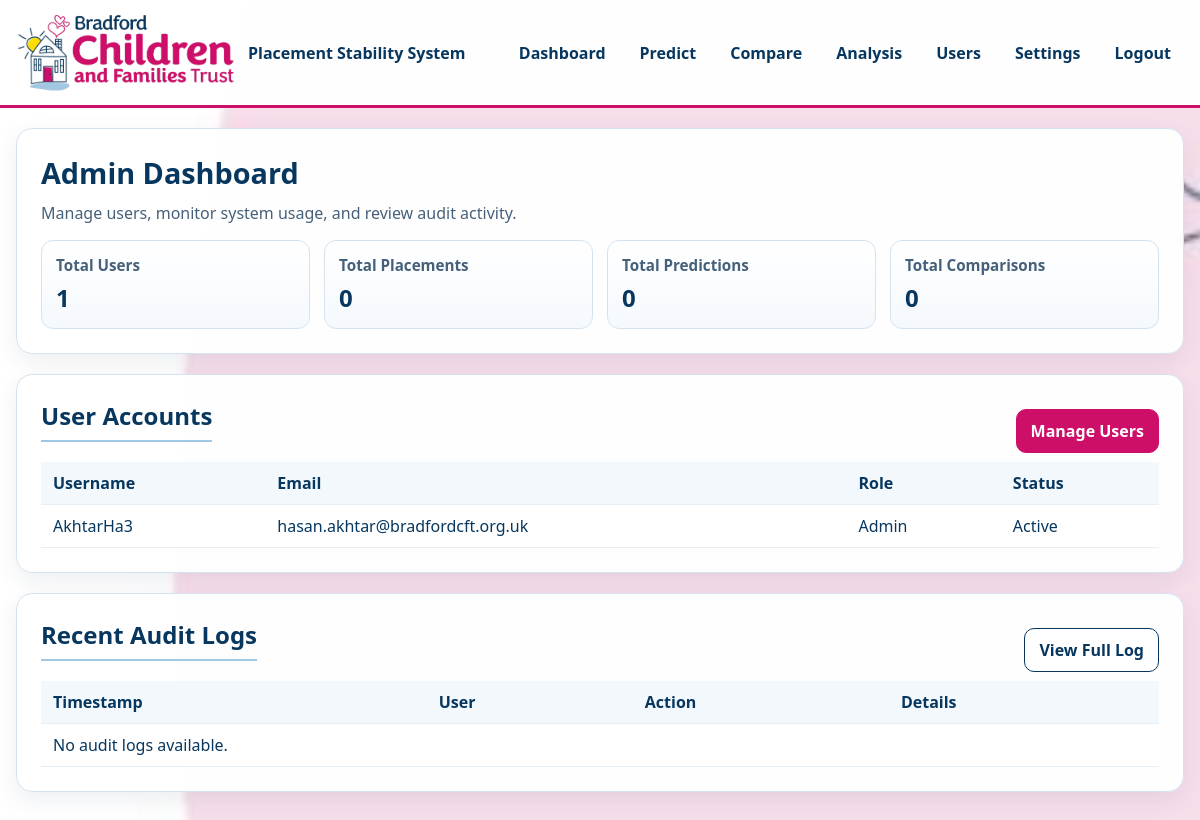
Screenshot of /admin-dashboard (signed in) with the database file from the repository.
### tables this page shows
CREATE TABLE users (
        id INTEGER PRIMARY KEY AUTOINCREMENT,
        username TEXT UNIQUE NOT NULL,
        email TEXT UNIQUE NOT NULL,
        password_hash TEXT NOT NULL,
        role TEXT NOT NULL DEFAULT 'staff',
        is_active INTEGER DEFAULT 1,
        created_at TIMESTAMP DEFAULT CURRENT_TIMESTAMP,
        last_login TIMESTAMP
    );

### app/routes.py (the view)
@app.route('/admin-dashboard')
@role_required('admin')
def admin_dashboard():
    users = get_all_users(connection)
    system_stats = get_system_statistics(connection)
    audit_logs = get_recent_audit_logs(connection, limit=20)
    return render_template('admin_dashboard.html',
                         users=users,
                         system_stats=system_stats,
                         audit_logs=audit_logs)

### app/__init__.py (called while the page is built)
def create_app():
    app = Flask(__name__)
    app.config['SECRET_KEY'] = os.environ.get('SECRET_KEY', 'dev-secret-key-change-in-production')
    app.config['MAX_CONTENT_LENGTH'] = 16 * 1024 * 1024  # 16MB max file size
    csrf.init_app(app)
    login_manager.init_app(app)
    login_manager.login_view = 'app.login'
    login_manager.login_message = 'Please log in to access this page.'
    login_manager.login_message_category = 'info'
    @login_manager.user_loader
    def load_user(user_id):
        from .models import get_user_by_id, create_connection
        db_path = os.path.join(os.path.dirname(__file__), 'static', 'placements.db')
        connection = create_connection(db_path)
        return get_user_by_id(connection, int(user_id))
    from .routes import app as routes_blueprint
    app.register_blueprint(routes_blueprint)
    return app

### app/models.py (called while the page is built)
def create_connection(path):
    connection = None
    try:
        connection = sqlite3.connect(path, check_same_thread=False)
        connection.row_factory = sqlite3.Row  # Enable dict-like access
        print("Connection to SQLite DB successful")
    except Error as e:
        print(f"The error '{e}' occurred")
    return connection

def get_user_by_id(connection, user_id):
    query = "SELECT * FROM users WHERE id = ?"
    cursor = connection.cursor()
    cursor.execute(query, (user_id,))
    row = cursor.fetchone()
    if row:
        return User(row['id'], row['username'], row['email'], row['role'], row['is_active'])
    return None

def get_all_users(connection):
    query = "SELECT id, username, email, role, is_active, created_at FROM users ORDER BY created_at DESC"
    cursor = connection.cursor()
    cursor.execute(query)
    return cursor.fetchall()

def get_recent_audit_logs(connection, limit=20):
    query = """
    SELECT a.*, u.username
    FROM audit_logs a
    LEFT JOIN users u ON a.user_id = u.id
    ORDER BY a.timestamp DESC
    LIMIT ?
    """
    cursor = connection.cursor()
    cursor.execute(query, (limit,))
    return cursor.fetchall()

def get_system_statistics(connection):
    query = """
    SELECT
        (SELECT COUNT(*) FROM users) as total_users,
        (SELECT COUNT(*) FROM placements) as total_placements,
        (SELECT COUNT(*) FROM predictions) as total_predictions,
        (SELECT COUNT(*) FROM comparisons) as total_comparisons
    """
    cursor = connection.cursor()
    cursor.execute(query)
    return cursor.fetchone()

### templates/admin_dashboard.html (shortened to what this page needs)
{% extends "base.html" %}
{% block content %}
    <section class="panel">
        <h1>Admin Dashboard</h1>
        <p class="muted">Manage users, monitor system usage, and review audit activity.</p>
        <div class="stat-grid">
            <article class="stat-card">
                <h2>Total Users</h2>
                <p>{{ system_stats.total_users if system_stats else 0 }}</p>
            </article>
            <article class="stat-card">
                <h2>Total Placements</h2>
                <p>{{ system_stats.total_placements if system_stats else 0 }}</p>
            </article>
            <article class="stat-card">
                <h2>Total Predictions</h2>
                <p>{{ system_stats.total_predictions if system_stats else 0 }}</p>
            </article>
            <article class="stat-card">
                <h2>Total Comparisons</h2>
                <p>{{ system_stats.total_comparisons if system_stats else 0 }}</p>
            </article>
        </div>
    </section>
    <section class="panel">
        <div class="panel-heading-row">
            <h2 class="section-heading">User Accounts</h2>
            <a class="btn btn-primary" href="{{ url_for('app.manage_users') }}">Manage Users</a>
        </div>
        <div class="table-wrap">
            <table>
                <thead>
                    <tr>
                        <th>Username</th>
                        <th>Email</th>
                        <th>Role</th>
                        <th>Status</th>
                    </tr>
                </thead>
                <tbody>
                    {% for user in users[:8] %}
                        <tr>
                            <td>{{ user.username }}</td>
                            <td>{{ user.email }}</td>
                            <td>{{ user.role|capitalize }}</td>
                            <td>{{ 'Active' if user.is_active else 'Inactive' }}</td>
                        </tr>
                    {% else %}
                        <tr>
                            <td colspan="4">No users found.</td>
                        </tr>
                    {% endfor %}
                </tbody>
            </table>
        </div>
    </section>
    <section class="panel">
        <div class="panel-heading-row">
            <h2 class="section-heading">Recent Audit Logs</h2>
            <a class="btn" href="{{ url_for('app.audit_logs') }}">View Full Log</a>
        </div>
        <div class="table-wrap">
            <table>
                <thead>
                    <tr>
                        <th>Timestamp</th>
                        <th>User</th>
                        <th>Action</th>
                        <th>Details</th>
                    </tr>
                </thead>
                <tbody>
                    {% for log in audit_logs %}
                        <tr>
                            <td>{{ log.timestamp }}</td>
                            <td>{{ log.username or 'System' }}</td>
                            <td>{{ log.action }}</td>
                            <td>{{ log.details }}</td>
                        </tr>
                    {% else %}
                        <tr>
                            <td colspan="4">No audit logs available.</td>
                        </tr>
                    {% endfor %}
                </tbody>
            </table>
        </div>
    </section>
{% endblock %}

### app/static/css/styles.css (style rules this page uses)
:root { --bcft-white: #ffffff; --bcft-pink-bg: #f7dbe9; --bcft-primary: #07375f; --bcft-secondary: #ce0f69; --bcft-yellow: #ffdd00; --bcft-light-blue: #a2c7e2; --bcft-border: #d4e3ef; --text-muted: #46607a; }
* { box-sizing: border-box; }
body { margin: 0; font-family: "Segoe UI", Tahoma, Geneva, Verdana, sans-serif; color: var(--bcft-primary); background: var(--bcft-white); }
.panel { background: rgba(255, 255, 255, 0.97); border: 1px solid var(--bcft-border); border-radius: 16px; box-shadow: 0 8px 24px rgba(7, 55, 95, 0.08); padding: 24px; margin-bottom: 20px; }
h1 { margin: 0 0 10px; font-size: 1.8rem; }
.section-heading { margin-top: 0; border-bottom: 2px solid var(--bcft-light-blue); padding-bottom: 8px; }
.muted { color: var(--text-muted); margin-top: 0; }
.btn { display: inline-block; background: var(--bcft-white); color: var(--bcft-primary); border: 1px solid var(--bcft-primary); border-radius: 10px; padding: 10px 14px; text-decoration: none; font-weight: 600; cursor: pointer; }
.btn-primary { background: var(--bcft-secondary); border-color: var(--bcft-secondary); color: var(--bcft-white); }
.panel-heading-row { display: flex; justify-content: space-between; gap: 12px; align-items: center; flex-wrap: wrap; }
.stat-grid { display: grid; grid-template-columns: repeat(4, minmax(0, 1fr)); gap: 14px; }
.stat-card { background: linear-gradient(180deg, #ffffff 0%, #f5f9fd 100%); border: 1px solid var(--bcft-border); border-radius: 12px; padding: 14px; }
.stat-card h2 { font-size: 0.95rem; margin: 0 0 6px; color: var(--text-muted); }
.stat-card p { margin: 0; font-size: 1.5rem; font-weight: 700; color: var(--bcft-primary); }
.table-wrap { overflow-x: auto; }
table { width: 100%; border-collapse: collapse; background: #fff; }
th, td { text-align: left; padding: 10px 12px; border-bottom: 1px solid #e5eef5; vertical-align: top; }
th { background: #f2f8fc; color: var(--bcft-primary); }

### rows the page displays
users: username "AkhtarHa3", email "hasan.akhtar@bradfordcft.org.uk", role "Admin", is_active "Active"

### other values shown
{{ system_stats.total_users if system_stats else 0 }} "1"
{{ system_stats.total_placements if system_stats else 0 }} "0"
{{ system_stats.total_predictions if system_stats else 0 }} "0"
{{ system_stats.total_comparisons if system_stats else 0 }} "0"
